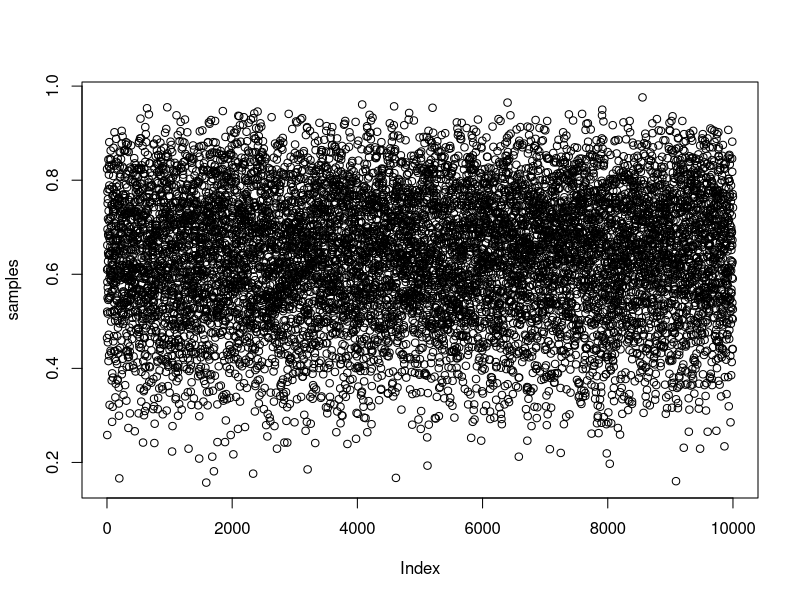

Write the R code that produced this figure. (Note: this script raises an error after producing the figure.)

setwd("~/Desktop/Statistics Book/Statistical_Rethinking/Chapter_3")

rm(list = ls())

# use grid approximation to generate data
p_grid <- seq (from = 0, to = 1, length.out = 1000)

# Assume prior distribution is normal
prob_p <- rep(1,1000)

# Likelihood of each event occuring
prob_data <- dbinom (6, size = 9, prob = p_grid )

# Calculate posterior based on the prob_data and prior data
posterior <- prob_data * prob_p

posterior <- posterior / sum(posterior)

# Generate Samples from posterior distribution

samples <- sample(p_grid, prob = posterior, size = 1e4, replace = TRUE)

plot(samples)
dens(samples)

#---------Intervals of defined boundaries

# add up posterior probability where p <0.5
sum( posterior[p_grid < 0.5])

# add up sample probability where p <0.5
sum ( samples < 0.5) / 1e4

# add up sample probability where p > 0.5 and p < 0.75
sum ( samples > 0.5 & samples < 0.75) / 1e4

#---------Intervals of defined mass

quantile(samples, 0.8)

# Percentile Intervals
quantile(samples, c(0.1,0.9))
